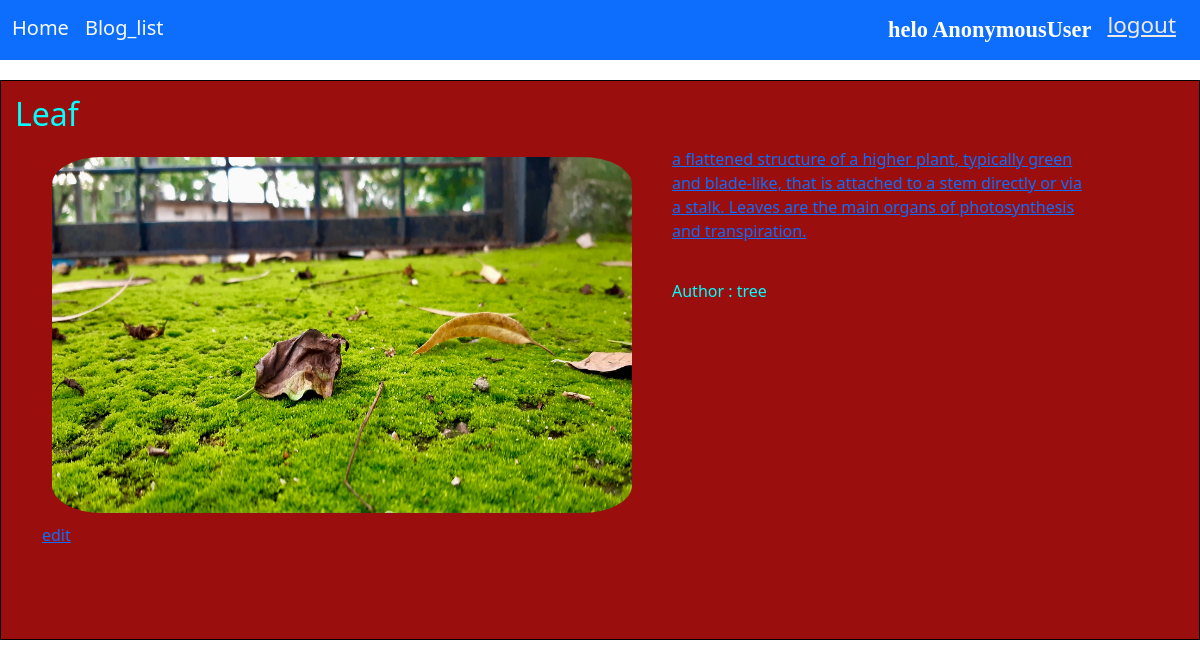
The app's page /blog/35 with its own data.
### blog/models.py (models this page shows, shortened)
class Post(models.Model):
    title = models.CharField(max_length=80)
    image = models.ImageField(upload_to='images/')
    content = models.TextField()
    author = models.CharField(max_length=100)
    created_at = models.DateTimeField(default= datetime.now)
    deleted_at = models.DateTimeField(default= datetime.now)

### blog/views.py (the view)
# urls.py: path('blog/<int:id>',blog_page,name = 'blog_page'),
def blog_page(request,id):
    data = get_object_or_404(Post,id = id)
    context = {'data': data}
    return render(request,'blog.html',context)

### templates/blog.html (shortened to what this page needs)
<!DOCTYPE html>
<html lang="en">
<head>
    <link href="https://cdn.jsdelivr.net/npm/bootstrap@5.3.0-alpha3/dist/css/bootstrap.min.css" rel="stylesheet">
</head>
<body>
    <nav class="navbar bg-primary" data-bs-theme="dark" >
        <div style="flex-direction: row; display: flex;  width: 100%;">
          <div class="container-fluid" style="display: flex;flex-direction: row;">
            <a class="navbar-brand text-light" href="{%url 'home'%}">Home</a>
            <a class="navbar-brand text-light"  href = "{% url 'page_list' %}">Blog_list</a>
          </div>
            <div style="display: flex; justify-content: space-evenly; flex-direction: row; margin-right: 2vw;">
              <span class="navbar-brand" style=" font-family: cursive;font-weight: bold; color: white;font-size: 1.4em;" >helo {{request.user}}</span>
              <a href="{% url 'logout'%}"  style="color: rgb(239, 233, 229); font-size: 1.4em; ">logout</a>
            </div>
        </div>
      </nav>
    <div>
        {% if data%}
            <div style="border: solid black 1px ; margin-top: 20px; height: 70vh; width: 100%;background-color: rgb(154, 14, 14);">
                <h2 style="margin: 14px;color: aqua;">{{data.title}}</h2>
                <div class="container">
                    <div class="row" style="color: aqua;">
                      <div style="display: flex; flex-direction: row;">
                        <div  style="display:flex; flex-direction: column;margin-right: 30px;height: 50vh;">
                            <img style="height:50vh; width:50vw; padding: 10px; border-radius: 10%;" src="{{ data.image.url }}" alt="{{ data.title }}">
                            <a href="{%url 'edit_image' data.id %}">edit</a>
                        </div>
                        <div style="display: flex; flex-direction: column; margin-right: 20px;height:60vh;width: 90vw;">
                            <p class="text-light" style="width: 35vw;text-decoration: none;"><a href="{% url 'edit' data.id%}">{{ data.content }}</a></p>
                            <p style="margin-top: 20px;"> Author :  {{ data.author }}</p>
                        </div>
                      </div>
                    </div>
                </div>
            </div>
        {%endif%}
    </div>
</body>
</html>

### records on screen
Post: title "Leaf", image (picture), content "a flattened structure of a higher plant, typically green and blade-like, that is attached to a stem directly or via a stalk. Leaves are the main organs of photosynthesis and transpiration.", author "tree"

### other values on screen
{{ request.user }} "AnonymousUser"
